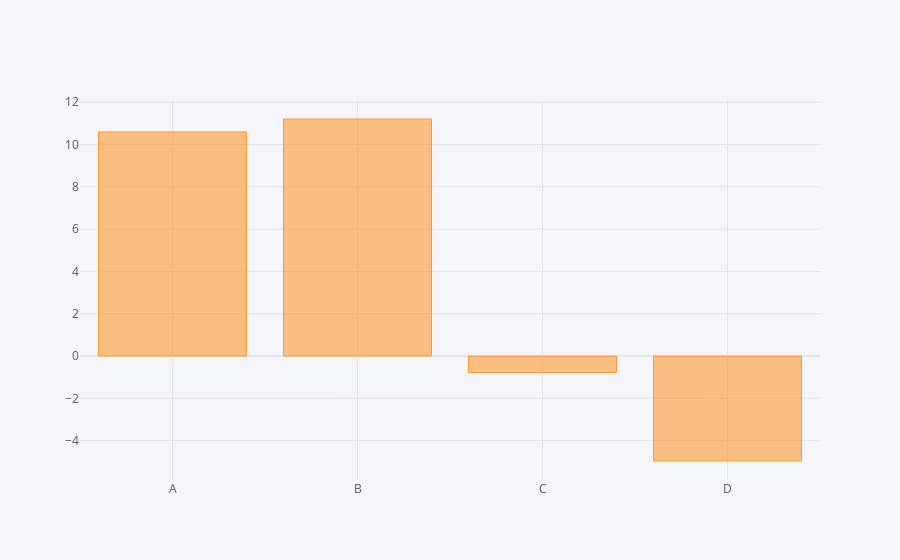

The code cell stored with this chart in its notebook:
### Code cell
df.sum().iplot(kind='bar')

### Figure 1 — Plotly figure (JSON) as saved in the notebook; plotly's stock layout.template omitted (floating-point values rounded to 4 significant figures)
{"data": [{"marker": {"color": "rgba(255, 153, 51, 0.6)", "line": {"color": "rgba(255, 153, 51, 1.0)", "width": 1}}, "name": "None", "orientation": "v", "text": "", "type": "bar", "x": ["A", "B", "C", "D"], "y": [10.6, 11.21, -0.7746, -4.963]}], "layout": {"legend": {"bgcolor": "#F5F6F9", "font": {"color": "#4D5663"}}, "paper_bgcolor": "#F5F6F9", "plot_bgcolor": "#F5F6F9", "title": {"font": {"color": "#4D5663"}}, "xaxis": {"gridcolor": "#E1E5ED", "showgrid": true, "tickfont": {"color": "#4D5663"}, "title": {"font": {"color": "#4D5663"}, "text": ""}, "zerolinecolor": "#E1E5ED"}, "yaxis": {"gridcolor": "#E1E5ED", "showgrid": true, "tickfont": {"color": "#4D5663"}, "title": {"font": {"color": "#4D5663"}, "text": ""}, "zerolinecolor": "#E1E5ED"}}}
